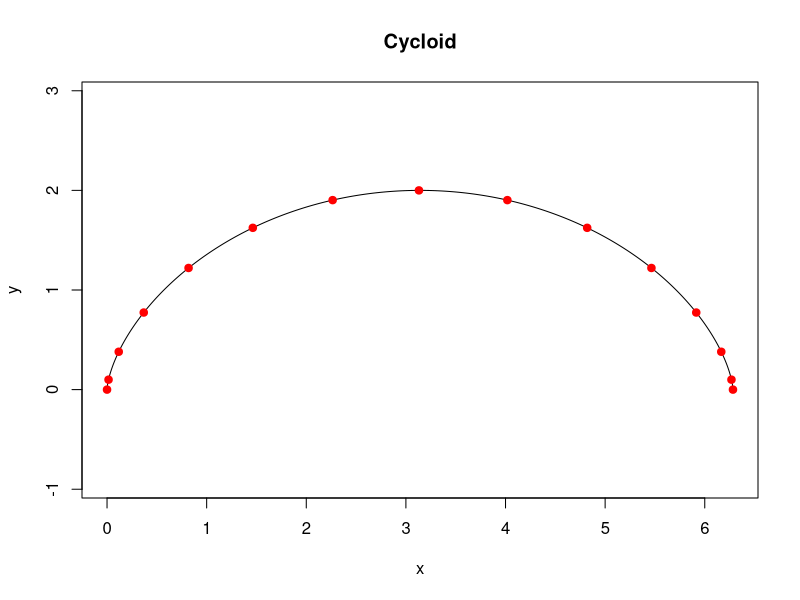

Write the R code that produced this figure.
t <- seq(0, 2*pi, length.out=600)
a <- 1
x <- a*(t-sin(t)); y <- a*(1-cos(t))
plot(x,y,type="l",asp=1,xlab="x",ylab="y",main="Cycloid")
idx <- seq(1,length(t),length.out=15)
points(x[round(idx)],y[round(idx)],pch=19,col="red")
